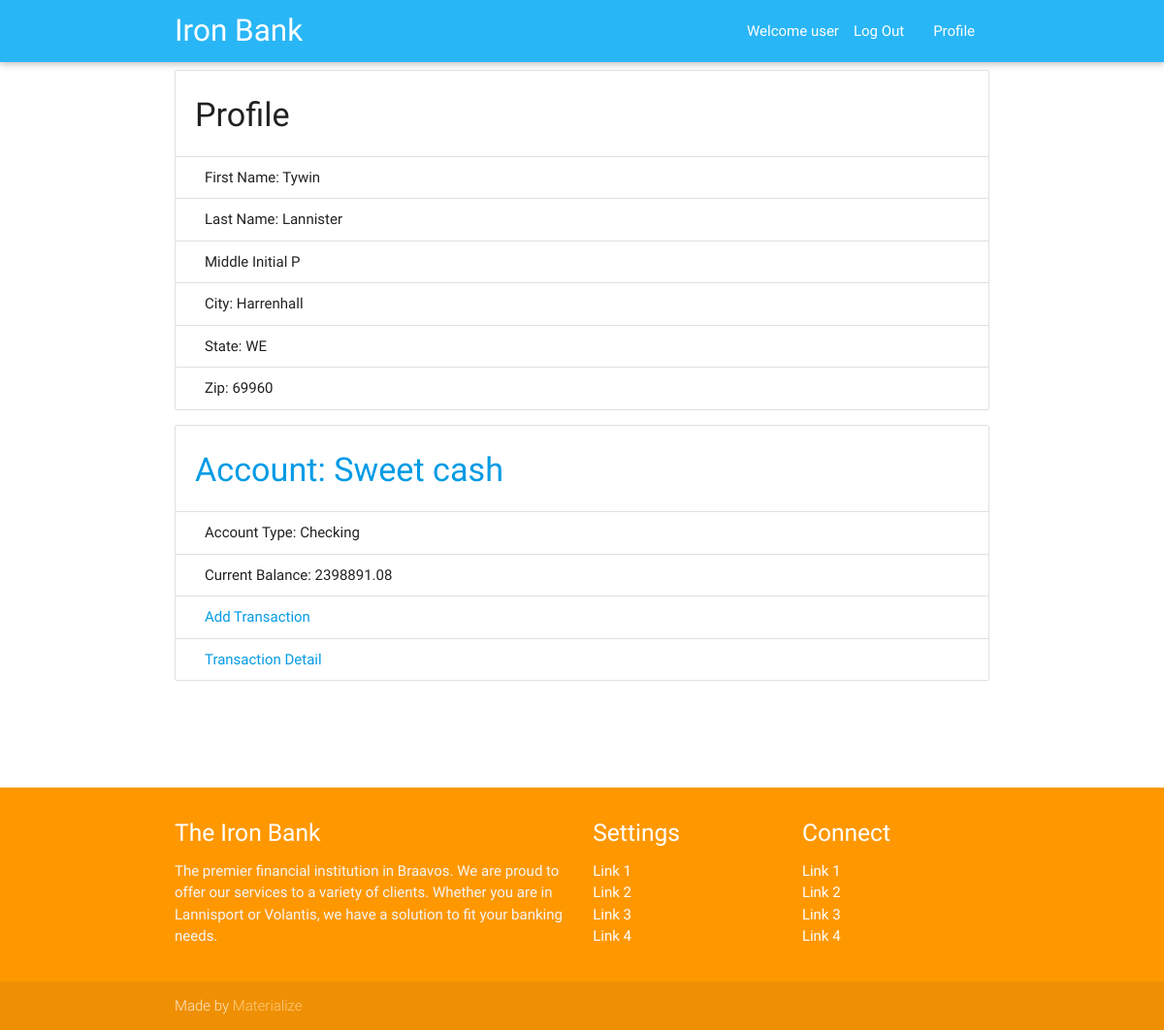
/account/profile/ (signed in), run on an earlier commit of the app's database.
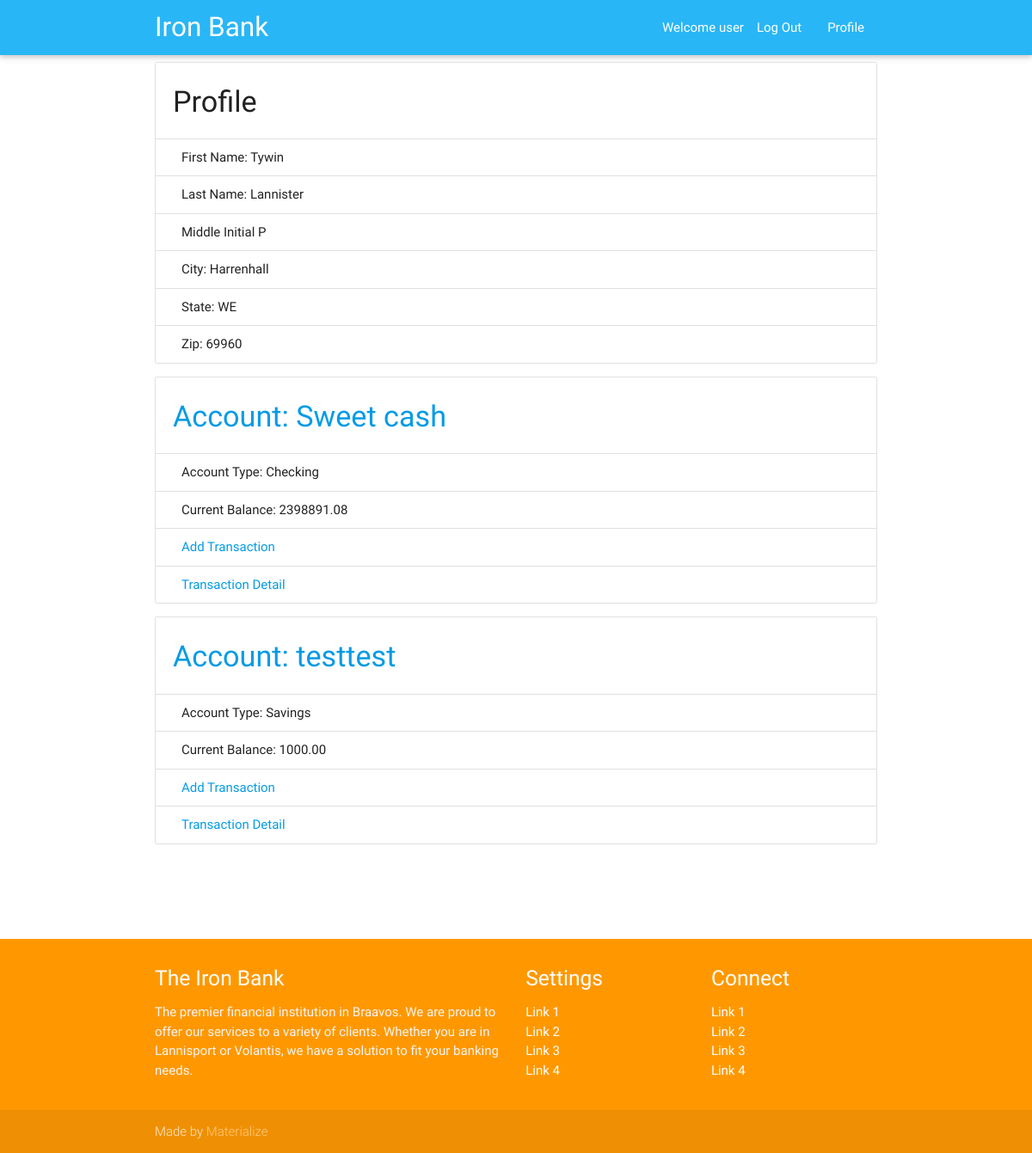
And on a later commit of the database.
### bankapp/models.py (models this page shows, shortened)
class Account(models.Model):
    account_type = models.CharField(max_length=30, choices=ACCOUNT_CHOICES)
    description = models.CharField(max_length=200)
    current_balance = models.DecimalField(max_digits=10, decimal_places=2)
    beginning_balance = models.DecimalField(max_digits=10, decimal_places=2, default=0)

### bankapp/views.py (the view)
# urls.py: url(r'^account/profile/', ProfileView.as_view(), name='user_profile'),
class ProfileView(RestrictedAccessMixin, View):
    def get(self, request):
        if self.request.user:
            customer_profile = Customer.objects.get(user=self.request.user)
            customer_account = Account.objects.filter(acctxref__customer=customer_profile)
            return render(request, 'bankapp/customer_list.html', {'profile': customer_profile,
                                                                  'account': customer_account
                                                                  }
                          )
        else:
            return reverse('custinfo')

### templates/bankapp/customer_list.html
{% extends 'base.html' %}
{% block content %}
<div class="container"><span>
    <div>
    <ul class="collection with-header">
        <li class="collection-header"><h4>Profile</h4></li>
        <li class="collection-item">First Name: {{ profile.first_name }}</li>
        <li class="collection-item">Last Name: {{ profile.last_name }}</li>
        <li class="collection-item">Middle Initial {{ profile.middle_initial }}</li>
        <li class="collection-item">City: {{ profile.city }}</li>
        <li class="collection-item">State: {{ profile.state }}</li>
        <li class="collection-item">Zip: {{ profile.zip_code }}</li>
      </ul>
    </div>
    <div>
        {% for foo in account %}
            <ul class="collection with-header">
        <li class="collection-header"><h4><a href="{% url 'manage' foo.pk %}">Account: {{ foo.description }}</a></h4></li>
            <li class="collection-item">Account Type: {{ foo.get_account_type_display }}</li>
            <li class="collection-item">Current Balance: {{ foo.current_balance }}</li>
            <li class="collection-item"><a href="{% url 'transaction' foo.pk %}">Add Transaction</a></li>
            <li class="collection-item"><a href="{% url 'transdetail' foo.pk %}">Transaction Detail</a></li>
            </ul>
        {% endfor %}
        </div>
</span>
</div>
{% endblock %}

What changed in the data, as far as the page shows it:
added Account: description "testtest", account_type "Savings", current_balance "1000.00"
